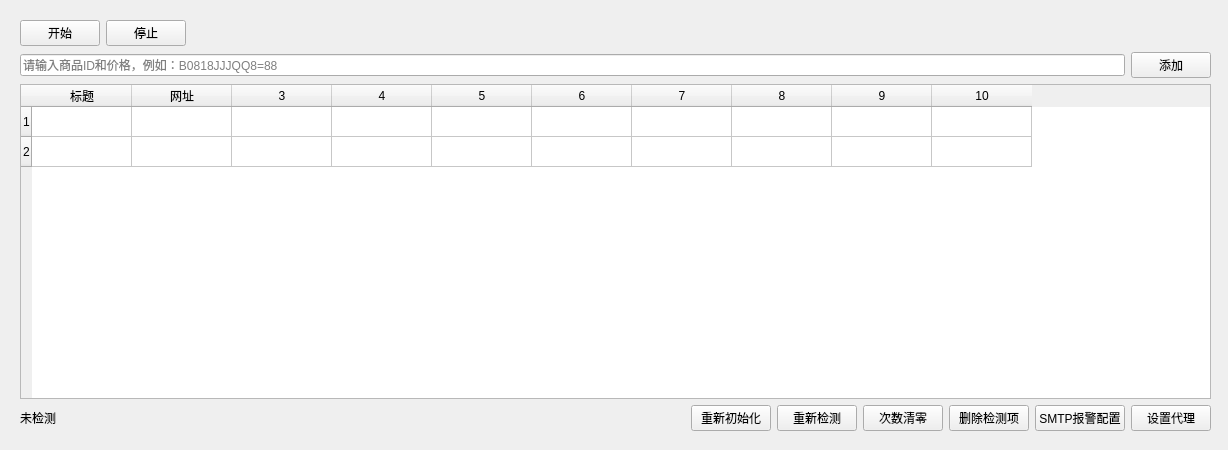
<?xml version="1.0" encoding="UTF-8"?>
<ui version="4.0">
 <class>Form</class>
 <widget class="QWidget" name="Form">
  <property name="geometry">
   <rect>
    <x>0</x>
    <y>0</y>
    <width>1228</width>
    <height>450</height>
   </rect>
  </property>
  <property name="windowTitle">
   <string>Form</string>
  </property>
  <widget class="QWidget" name="verticalLayoutWidget">
   <property name="geometry">
    <rect>
     <x>20</x>
     <y>20</y>
     <width>1191</width>
     <height>411</height>
    </rect>
   </property>
   <layout class="QVBoxLayout" name="layout">
    <item>
     <layout class="QHBoxLayout" name="header_layout">
      <item>
       <widget class="QPushButton" name="btn_start">
        <property name="text">
         <string>开始</string>
        </property>
       </widget>
      </item>
      <item>
       <widget class="QPushButton" name="btn_stop">
        <property name="text">
         <string>停止</string>
        </property>
       </widget>
      </item>
      <item>
       <spacer name="horizontalSpacer">
        <property name="orientation">
         <enum>Qt::Horizontal</enum>
        </property>
        <property name="sizeHint" stdset="0">
         <size>
          <width>40</width>
          <height>20</height>
         </size>
        </property>
       </spacer>
      </item>
     </layout>
    </item>
    <item>
     <layout class="QHBoxLayout" name="form_layout">
      <item>
       <widget class="QLineEdit" name="lineEdit">
        <property name="placeholderText">
         <string>请输入商品ID和价格，例如：B0818JJJQQ8=88</string>
        </property>
       </widget>
      </item>
      <item>
       <widget class="QPushButton" name="btn_add">
        <property name="text">
         <string>添加</string>
        </property>
       </widget>
      </item>
     </layout>
    </item>
    <item>
     <layout class="QHBoxLayout" name="table_layout">
      <item>
       <widget class="QTableWidget" name="table_widget">
        <property name="rowCount">
         <number>2</number>
        </property>
        <property name="columnCount">
         <number>10</number>
        </property>
        <row/>
        <row/>
        <column>
         <property name="text">
          <string>标题</string>
         </property>
        </column>
        <column>
         <property name="text">
          <string>网址</string>
         </property>
        </column>
        <column/>
        <column/>
        <column/>
        <column/>
        <column/>
        <column/>
        <column/>
        <column/>
        <item row="0" column="2">
         <property name="text">
          <string/>
         </property>
        </item>
       </widget>
      </item>
     </layout>
    </item>
    <item>
     <layout class="QHBoxLayout" name="foot_layout">
      <item>
       <widget class="QLabel" name="label_status">
        <property name="text">
         <string>未检测</string>
        </property>
       </widget>
      </item>
      <item>
       <spacer name="horizontalSpacer_2">
        <property name="orientation">
         <enum>Qt::Horizontal</enum>
        </property>
        <property name="sizeHint" stdset="0">
         <size>
          <width>40</width>
          <height>20</height>
         </size>
        </property>
       </spacer>
      </item>
      <item>
       <widget class="QPushButton" name="btn_reinit">
        <property name="text">
         <string>重新初始化</string>
        </property>
       </widget>
      </item>
      <item>
       <widget class="QPushButton" name="btn_recheck">
        <property name="text">
         <string>重新检测</string>
        </property>
       </widget>
      </item>
      <item>
       <widget class="QPushButton" name="btn_reset_count">
        <property name="text">
         <string>次数清零</string>
        </property>
       </widget>
      </item>
      <item>
       <widget class="QPushButton" name="btn_delete">
        <property name="text">
         <string>删除检测项</string>
        </property>
       </widget>
      </item>
      <item>
       <widget class="QPushButton" name="btn_alert">
        <property name="text">
         <string>SMTP报警配置</string>
        </property>
       </widget>
      </item>
      <item>
       <widget class="QPushButton" name="btn_proxy">
        <property name="text">
         <string>设置代理</string>
        </property>
       </widget>
      </item>
     </layout>
    </item>
   </layout>
  </widget>
 </widget>
 <resources/>
 <connections/>
</ui>
